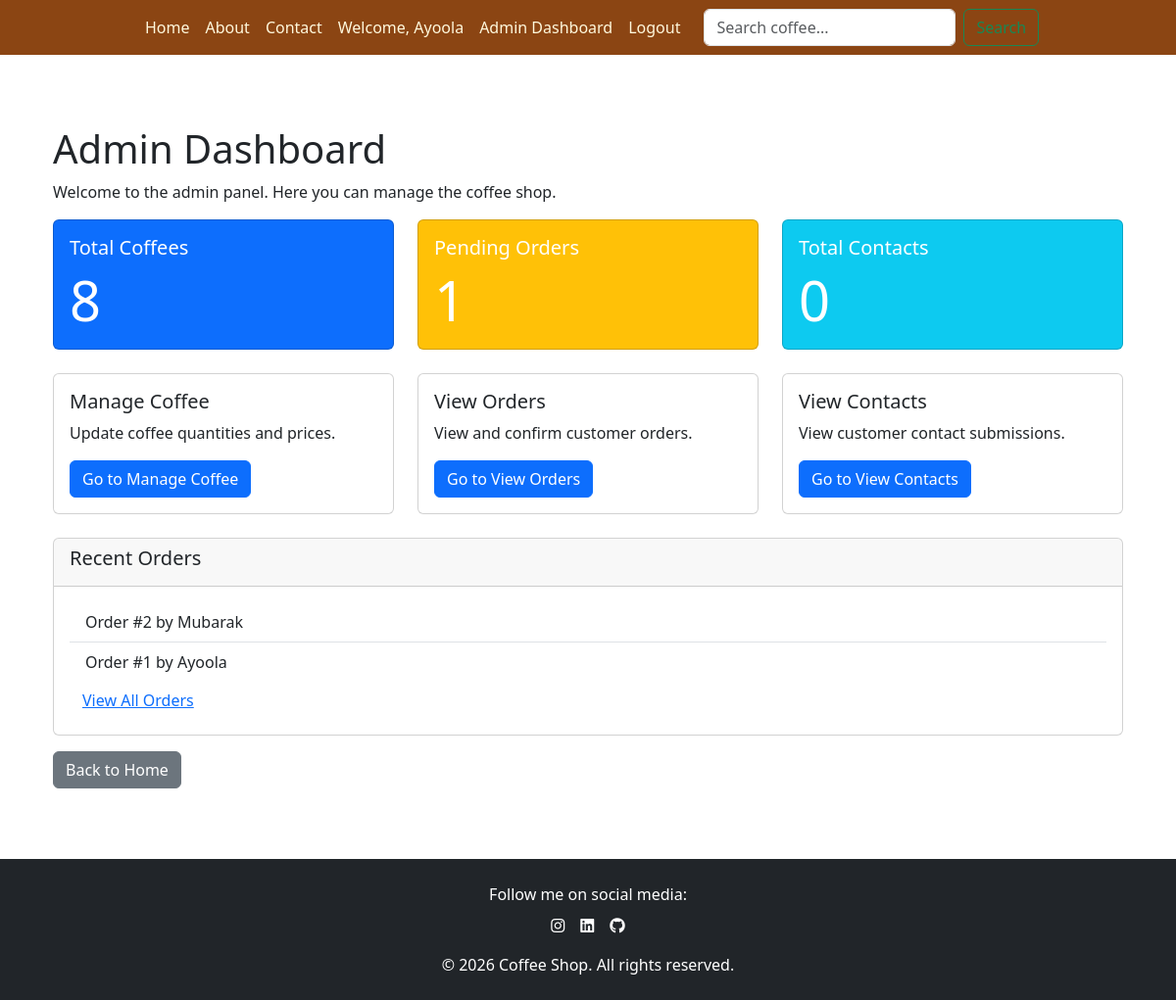
The page /admin_dashboard/ (signed in) on the database its author committed.
### coffee/models.py (models this page shows, shortened)
class Order(models.Model):
    STATUS_CHOICES = [
        ('pending', 'Pending'),
        ('confirmed', 'Confirmed'),
        ('cancelled', 'Cancelled'),
    ]
    user = models.ForeignKey(User, on_delete=models.CASCADE)
    items = models.JSONField()  # Store cart items as JSON
    total = models.DecimalField(max_digits=10, decimal_places=2)
    status = models.CharField(max_length=20, choices=STATUS_CHOICES, default='pending')
    created_at = models.DateTimeField(default=timezone.now)

### coffee/views.py (the view)
# urls.py: path('admin_dashboard/', views.admin_dashboard, name='admin_dashboard'),
@login_required
@user_passes_test(is_staff)
def admin_dashboard(request):
    total_coffees = Coffee.objects.count()
    pending_orders = Order.objects.filter(status='pending').count()
    total_contacts = Contact.objects.count()
    recent_orders = Order.objects.all().order_by('-created_at')[:5]
    return render(request, 'admin_dashboard.html', {
        'total_coffees': total_coffees,
        'pending_orders': pending_orders,
        'total_contacts': total_contacts,
        'recent_orders': recent_orders,
    })

### coffee/views.py (called while the page is built)
def is_staff(user):
    return user.is_staff

### coffee/templates/admin_dashboard.html (shortened to what this page needs)
{% extends 'base.html' %}
{% block content %}
<div class="container mt-5">
    <h1>Admin Dashboard</h1>
    <p>Welcome to the admin panel. Here you can manage the coffee shop.</p>
    <div class="row mb-4">
        <div class="col-md-4">
            <div class="card bg-primary text-white">
                <div class="card-body">
                    <h5 class="card-title">Total Coffees</h5>
                    <p class="card-text display-4">{{ total_coffees }}</p>
                </div>
            </div>
        </div>
        <div class="col-md-4">
            <div class="card bg-warning text-white">
                <div class="card-body">
                    <h5 class="card-title">Pending Orders</h5>
                    <p class="card-text display-4">{{ pending_orders }}</p>
                </div>
            </div>
        </div>
        <div class="col-md-4">
            <div class="card bg-info text-white">
                <div class="card-body">
                    <h5 class="card-title">Total Contacts</h5>
                    <p class="card-text display-4">{{ total_contacts }}</p>
                </div>
            </div>
        </div>
    </div>
    <div class="row">
        <div class="col-md-4">
            <div class="card">
                <div class="card-body">
                    <h5 class="card-title">Manage Coffee</h5>
                    <p class="card-text">Update coffee quantities and prices.</p>
                    <a href="{% url 'manage_coffee' %}" class="btn btn-primary">Go to Manage Coffee</a>
                </div>
            </div>
        </div>
        <div class="col-md-4">
            <div class="card">
                <div class="card-body">
                    <h5 class="card-title">View Orders</h5>
                    <p class="card-text">View and confirm customer orders.</p>
                    <a href="{% url 'view_orders' %}" class="btn btn-primary">Go to View Orders</a>
                </div>
            </div>
        </div>
        <div class="col-md-4">
            <div class="card">
                <div class="card-body">
                    <h5 class="card-title">View Contacts</h5>
                    <p class="card-text">View customer contact submissions.</p>
                    <a href="{% url 'view_contacts' %}" class="btn btn-primary">Go to View Contacts</a>
                </div>
            </div>
        </div>
    </div>
    <div class="row mt-4">
        <div class="col-12">
            <div class="card">
                <div class="card-header">
                    <h5>Recent Orders</h5>
                </div>
                <div class="card-body">
                    {% if recent_orders %}
                        <ul class="list-group list-group-flush">
                            {% for order in recent_orders %}
                                <li class="list-group-item d-flex justify-content-between align-items-center">
                                    Order #{{ order.id }} by {{ order.user.username }}
                                    <span class="badge bg-{{ order.status|lower }} rounded-pill">{{ order.status }}</span>
                                </li>
                            {% endfor %}
                        </ul>
                        <a href="{% url 'view_orders' %}" class="btn btn-link">View All Orders</a>
                    {% else %}
                        <p>No recent orders.</p>
                    {% endif %}
                </div>
            </div>
        </div>
    </div>
    <a href="{% url 'home' %}" class="btn btn-secondary mt-3">Back to Home</a>
</div>
{% endblock %}

### coffee/templates/base.html (shortened to what this page needs)
{% load static %}
<!DOCTYPE html>
<html lang="en">
  <head>
    <link
      href="https://cdn.jsdelivr.net/npm/bootstrap@5.3.2/dist/css/bootstrap.min.css"
      rel="stylesheet"
    />
    <link rel="stylesheet" href="https://cdnjs.cloudflare.com/ajax/libs/font-awesome/6.0.0/css/all.min.css">
    <link rel="stylesheet" href="{% static 'css/style.css' %}">
  </head>
  <body>
    <nav class="navbar navbar-expand-lg navbar-dark bg-dark">
  <div class="container-fluid">
    <div class="collapse navbar-collapse justify-content-center" id="navbarSupportedContent">
      <ul class="navbar-nav mb-2 mb-lg-0">
        <li class="nav-item">
          <a class="nav-link active" aria-current="page" href="{% url 'home' %}">Home</a>
        </li>
        <li class="nav-item">
          <a class="nav-link" href="{% url 'about' %}">About</a>
        </li>
        <li class="nav-item">
          <a class="nav-link" href="{% url 'contact' %}">Contact</a>
        </li>
        {% if user.is_authenticated %}
        <li class="nav-item">
          <span class="nav-link">Welcome, {{ user.username }}</span>
        </li>
        {% if user.is_staff %}
        <li class="nav-item">
          <a class="nav-link" href="{% url 'admin_dashboard' %}">Admin Dashboard</a>
        </li>
        {% endif %}
        <li class="nav-item">
          <a class="nav-link" href="{% url 'logout' %}">Logout</a>
        </li>
        {% endif %}
      </ul>
      <form class="d-flex ms-3" role="search" action="{% url 'search' %}" method="get">
        <input class="form-control me-2" type="search" name="q" placeholder="Search coffee..." aria-label="Search"/>
        <button class="btn btn-outline-success" type="submit">Search</button>
      </form>
    </div>
  </div>
</nav>
    <div class="container my-4">
      {% block content %}
      {% endblock %}
    </div>
    <footer class="bg-dark text-white text-center py-4 mt-5">
      <div class="container">
        <p class="mb-2">Follow me on social media:</p>
        <div class="d-flex justify-content-center">
          <a href="https://www.instagram.com/ayogram_1?igsh=MTZodTMyY255cHh6aw==" class="text-white me-3" target="_blank">
            <i class="fab fa-instagram"></i>
          </a>
          <a href="https://www.linkedin.com/in/waliyi-balogun-8045a930b?utm_source=share&utm_campaign=share_via&utm_content=profile&utm_medium=android_app" class="text-white me-3" target="_blank">
            <i class="fab fa-linkedin"></i>
          </a>
          <a href="https://github.com/AYOGRAM01" class="text-white" target="_blank">
            <i class="fab fa-github"></i>
          </a>
        </div>
        <p class="mt-3 mb-0">&copy; 2026 Coffee Shop. All rights reserved.</p>
      </div>
    </footer>
  </body>
</html>

### coffee/templates/static/css/style.css (style rules this page uses)
.navbar { background-color: #8B4513 !important; }
.navbar-nav .nav-link { color: #FFF8DC !important; }

### coffee/templates/base.html (style rules this page uses)
body { display: flex; flex-direction: column; min-height: 100vh; }
.container { flex: 1; }
footer { margin-top: auto; }

### rows shown on the page
Order: id "2", user.username "Mubarak"
Order: id "1", user.username "Ayoola"

### other values the page prints
{{ user.username }} "Ayoola"
{{ total_coffees }} "8"
{{ pending_orders }} "1"
{{ total_contacts }} "0"
